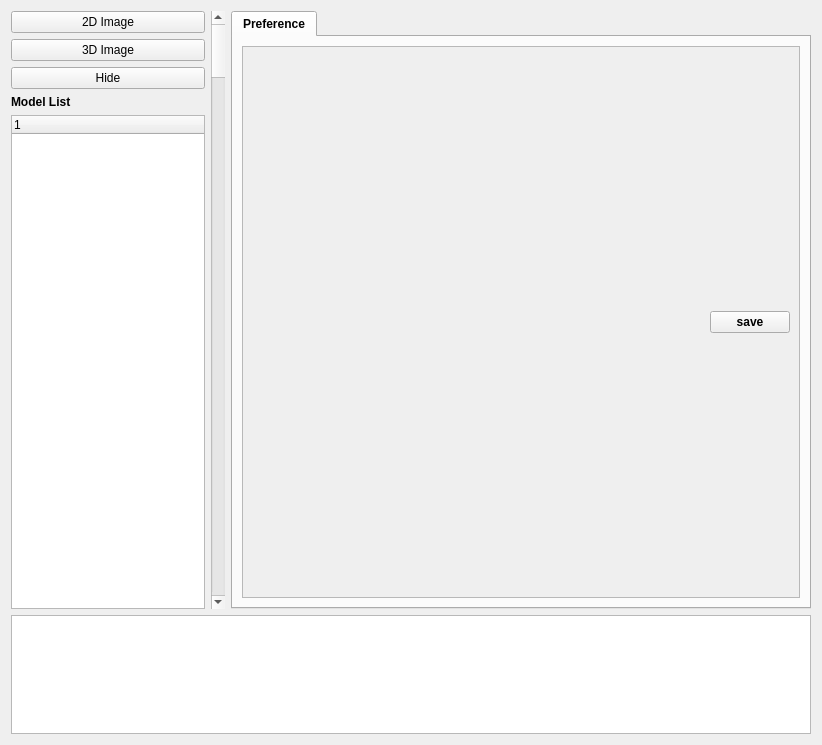
<?xml version="1.0" encoding="UTF-8"?>
<ui version="4.0">
 <class>Form</class>
 <widget class="QWidget" name="Form">
  <property name="geometry">
   <rect>
    <x>0</x>
    <y>0</y>
    <width>822</width>
    <height>745</height>
   </rect>
  </property>
  <property name="windowTitle">
   <string/>
  </property>
  <layout class="QGridLayout" name="gridLayout">
   <item row="0" column="0">
    <layout class="QVBoxLayout" name="verticalLayout_2" stretch="5,1">
     <item>
      <layout class="QHBoxLayout" name="horizontalLayout_2" stretch="1,0,3">
       <item>
        <layout class="QVBoxLayout" name="verticalLayout" stretch="0,0,0,0,10">
         <item>
          <widget class="QPushButton" name="btnPhoto">
           <property name="text">
            <string>2D Image</string>
           </property>
          </widget>
         </item>
         <item>
          <widget class="QPushButton" name="btnFile">
           <property name="text">
            <string>3D Image</string>
           </property>
          </widget>
         </item>
         <item>
          <widget class="QPushButton" name="btnHide">
           <property name="text">
            <string>Hide</string>
           </property>
          </widget>
         </item>
         <item>
          <widget class="QLabel" name="label">
           <property name="font">
            <font>
             <family>Arial</family>
             <weight>75</weight>
             <bold>true</bold>
            </font>
           </property>
           <property name="text">
            <string>Model List</string>
           </property>
           <property name="textFormat">
            <enum>Qt::AutoText</enum>
           </property>
          </widget>
         </item>
         <item>
          <widget class="QTreeWidget" name="treeModel">
           <property name="columnCount">
            <number>1</number>
           </property>
           <column>
            <property name="text">
             <string notr="true">1</string>
            </property>
           </column>
          </widget>
         </item>
        </layout>
       </item>
       <item>
        <widget class="QScrollBar" name="Slider">
         <property name="orientation">
          <enum>Qt::Vertical</enum>
         </property>
        </widget>
       </item>
       <item>
        <widget class="QTabWidget" name="tabWidget">
         <property name="font">
          <font>
           <family>Arial</family>
           <weight>75</weight>
           <bold>true</bold>
          </font>
         </property>
         <property name="currentIndex">
          <number>0</number>
         </property>
         <widget class="QWidget" name="tab">
          <attribute name="title">
           <string>Preference</string>
          </attribute>
          <layout class="QGridLayout" name="gridLayout_4">
           <item row="0" column="0">
            <widget class="QScrollArea" name="scrollArea">
             <property name="enabled">
              <bool>true</bool>
             </property>
             <property name="widgetResizable">
              <bool>true</bool>
             </property>
             <widget class="QWidget" name="scrollAreaWidgetContents_2">
              <property name="geometry">
               <rect>
                <x>0</x>
                <y>0</y>
                <width>549</width>
                <height>549</height>
               </rect>
              </property>
              <layout class="QGridLayout" name="gridLayout_2">
               <item row="0" column="0">
                <layout class="QVBoxLayout" name="verticalLayout_3" stretch="1,100">
                 <item>
                  <layout class="QHBoxLayout" name="horizontalLayout">
                   <item>
                    <spacer name="horizontalSpacer">
                     <property name="orientation">
                      <enum>Qt::Horizontal</enum>
                     </property>
                     <property name="sizeHint" stdset="0">
                      <size>
                       <width>40</width>
                       <height>20</height>
                      </size>
                     </property>
                    </spacer>
                   </item>
                   <item>
                    <widget class="QPushButton" name="btnSaveCfg">
                     <property name="text">
                      <string>save</string>
                     </property>
                    </widget>
                   </item>
                  </layout>
                 </item>
                 <item>
                  <layout class="QVBoxLayout" name="cfg_layout"/>
                 </item>
                </layout>
               </item>
              </layout>
             </widget>
            </widget>
           </item>
          </layout>
         </widget>
        </widget>
       </item>
      </layout>
     </item>
     <item>
      <widget class="QTextEdit" name="logEdit"/>
     </item>
    </layout>
   </item>
  </layout>
 </widget>
 <resources/>
 <connections/>
</ui>
